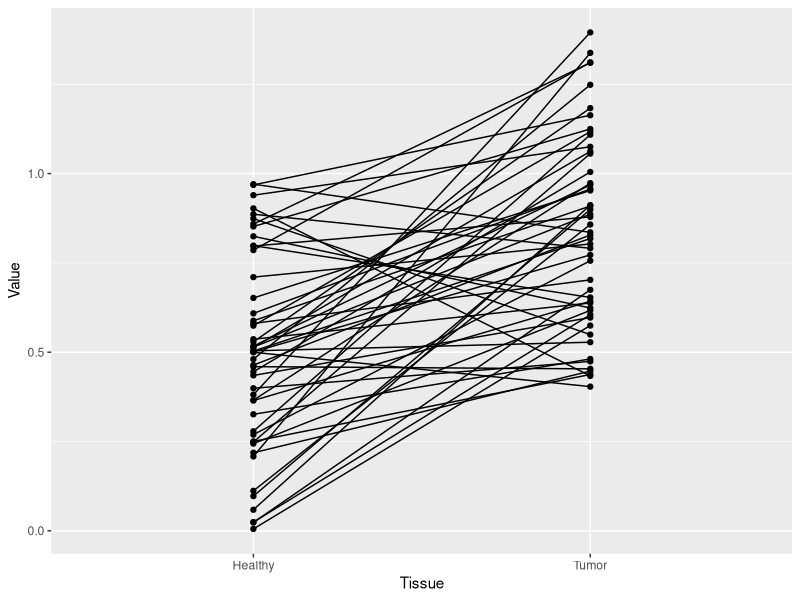
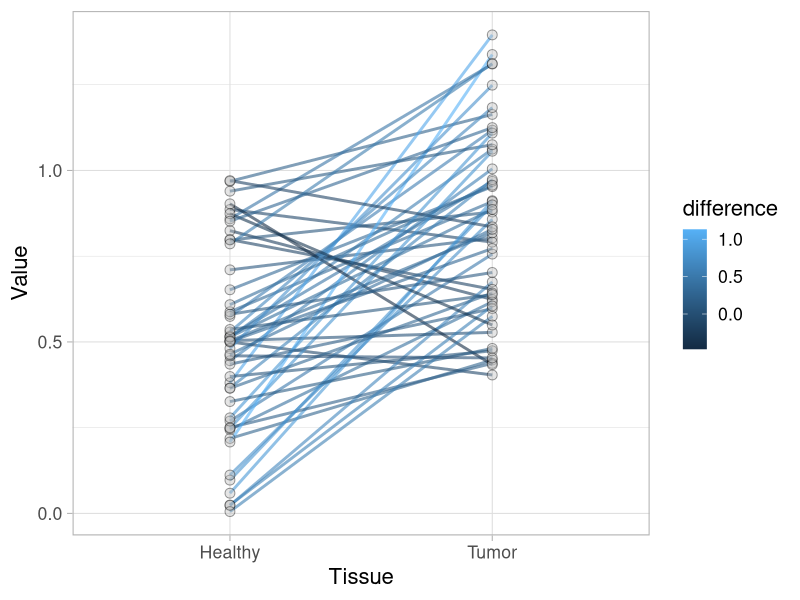
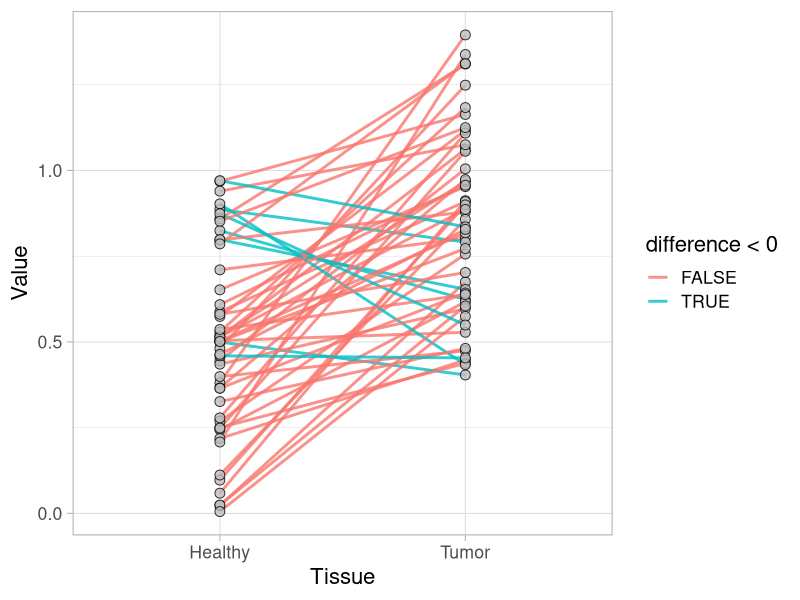
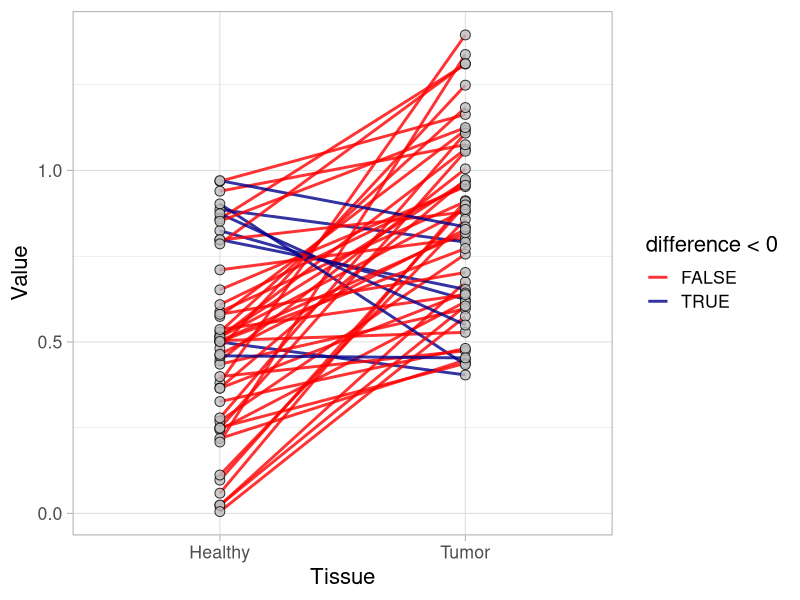
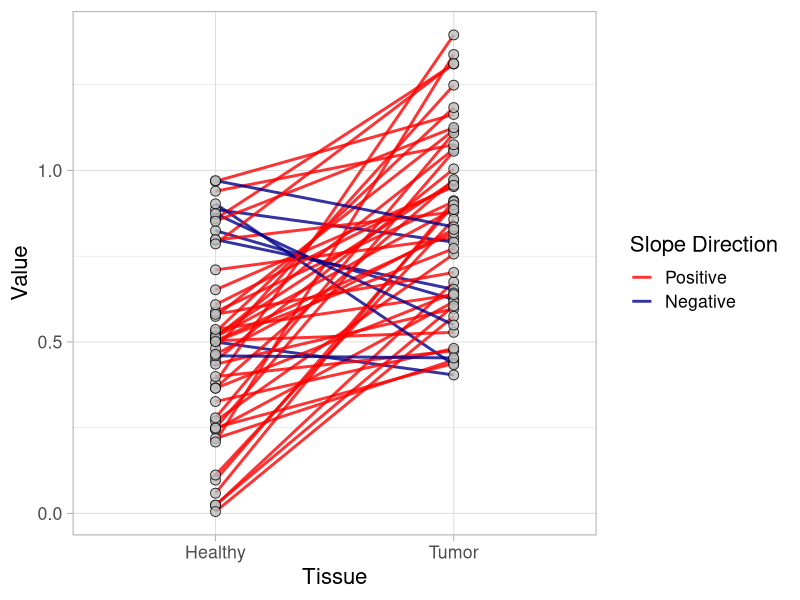
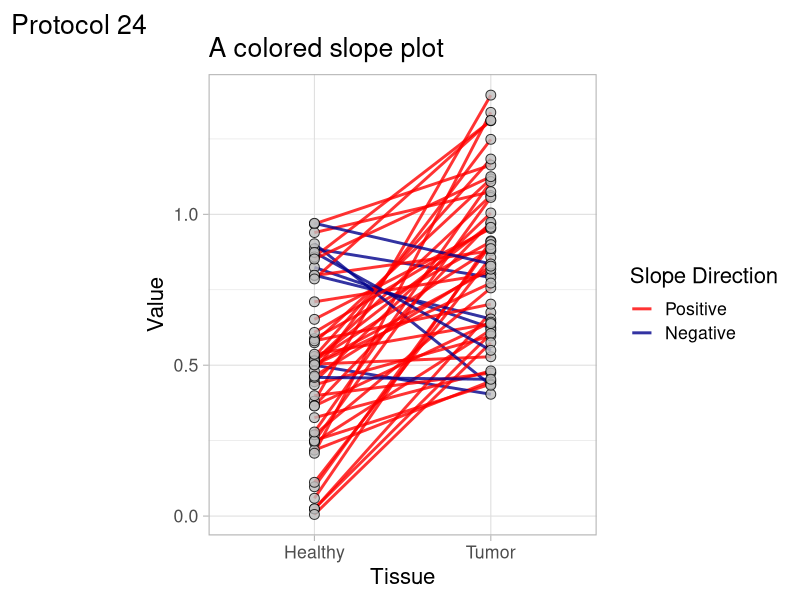
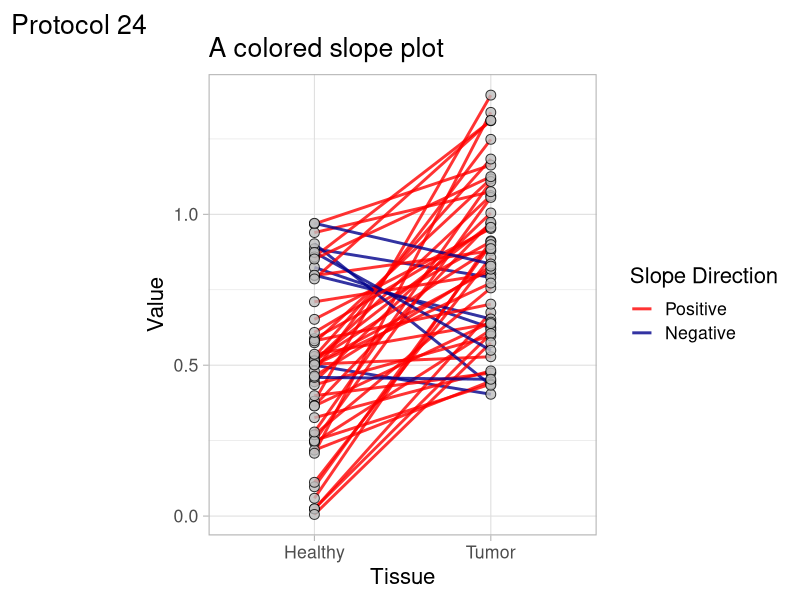

Source code (R) for these figures, in order:
## ---- chunk 1
library(tidyverse)
## ---- chunk 2
df <- data.frame(Tissue = c(rep("Healthy",50),rep("Tumor",50)), Replicate = rep(1:50, 2), Value=c(runif(50), runif(50)+0.4))
head(df)
## ---- chunk 3
ggplot(df, aes(x=Tissue, y=Value)) + geom_point() + geom_line(aes(group=Replicate))
## ---- chunk 4
df <- df %>% group_by(Replicate) %>%
         mutate(difference = (Value[Tissue=="Tumor"] - Value[Tissue=="Healthy"]))
head(df)

## ---- chunk 5
df %>% write.csv("protocol_24.csv", row.names = FALSE)
## ---- chunk 6

ggplot(df, aes(x=Tissue, y=Value)) +
  geom_line(aes(group=Replicate, color=difference), linewidth=1, alpha=0.6) +
  geom_point(color = "black", fill="grey", shape=21, size=3, alpha=0.4) + theme_light(base_size = 16)

## ---- chunk 7
p <- ggplot(df, aes(x=Tissue, y=Value)) +
  geom_line(aes(group=Replicate, color=difference<0), linewidth=1, alpha=0.8) +
  geom_point(color = "black", fill="grey", shape=21, size=3, alpha=0.8)

p <- p + theme_light(base_size = 16)
p
## ---- chunk 8
p + scale_color_manual(values = c("red", "darkblue"))

## ---- chunk 9
p <- p + scale_color_manual(values = c("red", "darkblue"),
                            labels = c("Positive", "Negative"),
                            name = "Slope Direction")
p
## ---- chunk 10
p <-
  p + labs(
    title = "A colored slope plot",
    tag = "Protocol 24"
  )
p
## ---- chunk 11
png(file=paste0("Protocol_24.png"), width = 4000, height = 3000, units = "px", res = 400)
 p
dev.off()
